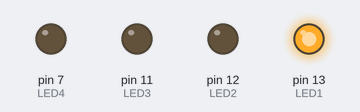
A sketch run on a simulated Arduino Uno, built with avr-gcc and run on an emulated ATmega328P. Parts: output pins drawn as LEDs (lit = HIGH).

Above: at 0.05 s.
At 0.5 s:
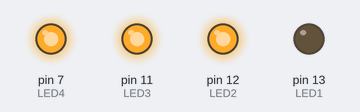
At 0.7 s:
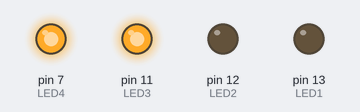
At 0.9 s:
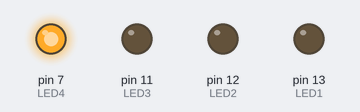
At 1.55 s:
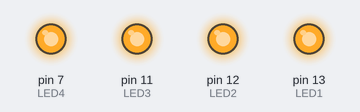
At 2.3 s:
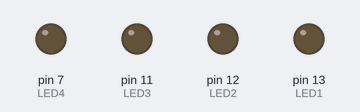
Timing chart, 0 to 3.0 s (numbered marks = the images above):
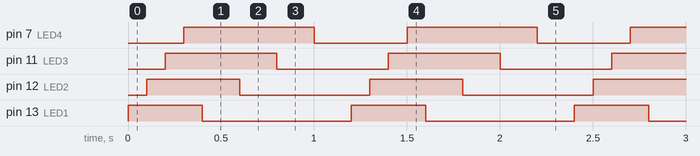

Measured:
- by itself, pin 7 (LED4): alternates HIGH for 0.70 s and LOW for 0.50 s
- by itself, pin 11 (LED3): alternates HIGH for 0.60 s and LOW for 0.60 s
- by itself, pin 12 (LED2): alternates HIGH for 0.50 s and LOW for 0.70 s
- by itself, pin 13 (LED1): alternates HIGH for 0.40 s and LOW for 0.80 s

The sketch:

flashing_green_and_red.ino
```cpp
/* A simple prototype of the lights flashing red when alignment is incorrect and green when alignment is correct.*/

int LED1 = 13;
int LED2 = 12;
int LED3 = 11;
int LED4 = 7;

void setup() {
   pinMode(LED1, OUTPUT);
   pinMode(LED2, OUTPUT);
   pinMode(LED3, OUTPUT);
   pinMode(LED4, OUTPUT);
}


void loop() {
  digitalWrite(LED1, HIGH);    // turn on LED1
  delay(100);                  // wait for 100ms
  digitalWrite(LED2, HIGH);    // turn on LED2
  delay(100);                  // wait for 100ms
  digitalWrite(LED3, HIGH);    // turn on LED3
  delay(100);                  // wait for 100ms
  digitalWrite(LED4, HIGH);    // turn on LED4
  delay(100);                  // wait for 100ms
  digitalWrite(LED1, LOW);     // turn off LED1
  delay(200);                  // wait for 200ms
  digitalWrite(LED2, LOW);     // turn off LED2
  delay(200);                  // wait for 200ms
  digitalWrite(LED3, LOW);     // turn off LED3
  delay(200);                  // wait for 200ms
  digitalWrite(LED4, LOW);     // turn off LED4
  delay(200);                  // wait for 200ms before running program all over again.
}
```
